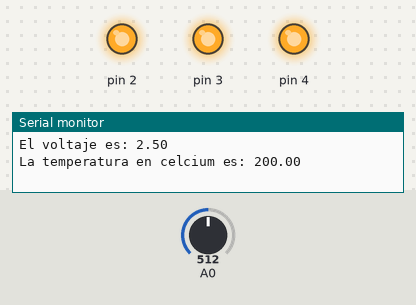
Bench run of a sketch on a simulated Arduino Uno, built with avr-gcc and run on an emulated ATmega328P. On the bench: output pins drawn as LEDs (lit = HIGH), the last lines printed to the serial monitor. The inputs (shaded band) are chosen by the test bench; at power-on: A0 = 512.

Above: at 5.8 s.
5.9 s: A0 set to 163
11.9 s: A0 set to 155
At 16.5 s:
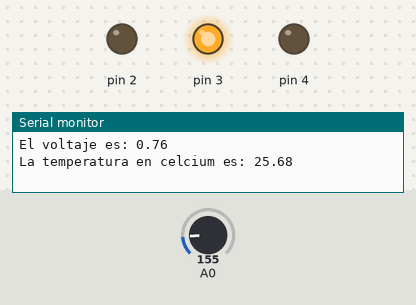
17.9 s: A0 set to 122
At 21.0 s:
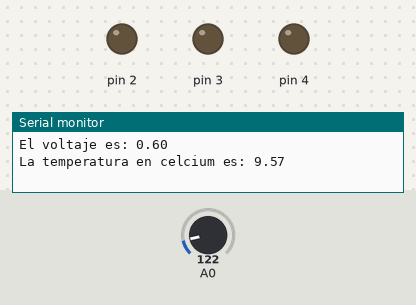
23.9 s: A0 set to 306
At 25.6 s:
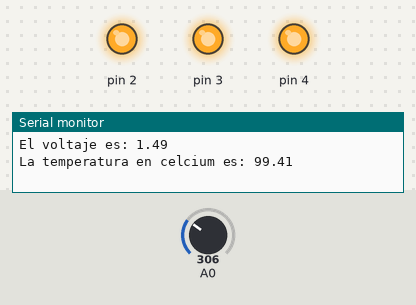
29.9 s: A0 set to 0
At 31.4 s:
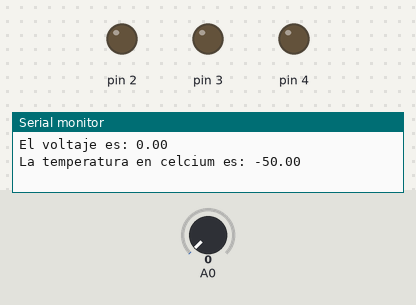
Timing chart, 0 to 32.9 s (numbered marks = the images above; inputs shaded):
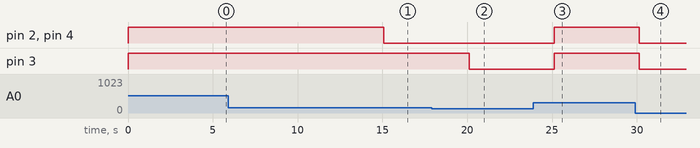

Measured:
- the behaviour switches between 156 and 155 on A0 (found by bisection; images 0 and 1)
- after the input at 11.9 s, pin 2, pin 4: HIGH → LOW after 3.2 s
- after the input at 17.9 s, pin 3: HIGH → LOW after 2.2 s
- after the input at 23.9 s, pin 2–4: LOW → HIGH after 1.2 s
- after the input at 29.9 s, pin 2–4: HIGH → LOW after 0.25 s

The sketch:

sketch_Jan05.ino
```cpp
void setup() {
  // put your setup code here, to run once:
Serial.begin(9600);
pinMode(5, INPUT);
for(int i= 2; i <5; i++ ){

pinMode(i, OUTPUT);
digitalWrite(i, LOW);

}


}


void loop() {


 const float baselineTemp = 20.0;
 int sensorValue = analogRead(A0);

 //ADC to Voltage
 float voltaje = (sensorValue/1024.0)*5.0;

 //Voltage to Degrees
 float temperature = (voltaje - .5)*100;

      Serial.print("La temperatura es: ");
      Serial.println(sensorValue);

      Serial.print("El voltaje es: ");
      Serial.println(voltaje);

      Serial.print("La temperatura en celcium es: ");
      Serial.println(temperature);
    Serial.println("  ");

if(temperature < baselineTemp+2){

  for(int i=2; i < 5; i++){
    digitalWrite(i, LOW);
    }}else if(temperature >= baselineTemp+2 && temperature < baselineTemp+4 ){
          digitalWrite(2, HIGH);
          digitalWrite(3, LOW);
          digitalWrite(4, LOW);
      }else if(temperature >= baselineTemp+4 && temperature < baselineTemp+6 ){
          digitalWrite(2, LOW);
          digitalWrite(3, HIGH);
          digitalWrite(4, LOW);
      }   else if( temperature >= baselineTemp+6 ){

         for(int i=2; i < 5; i++){
         digitalWrite(i, HIGH); }
      }

  delay(5000);
}
```
